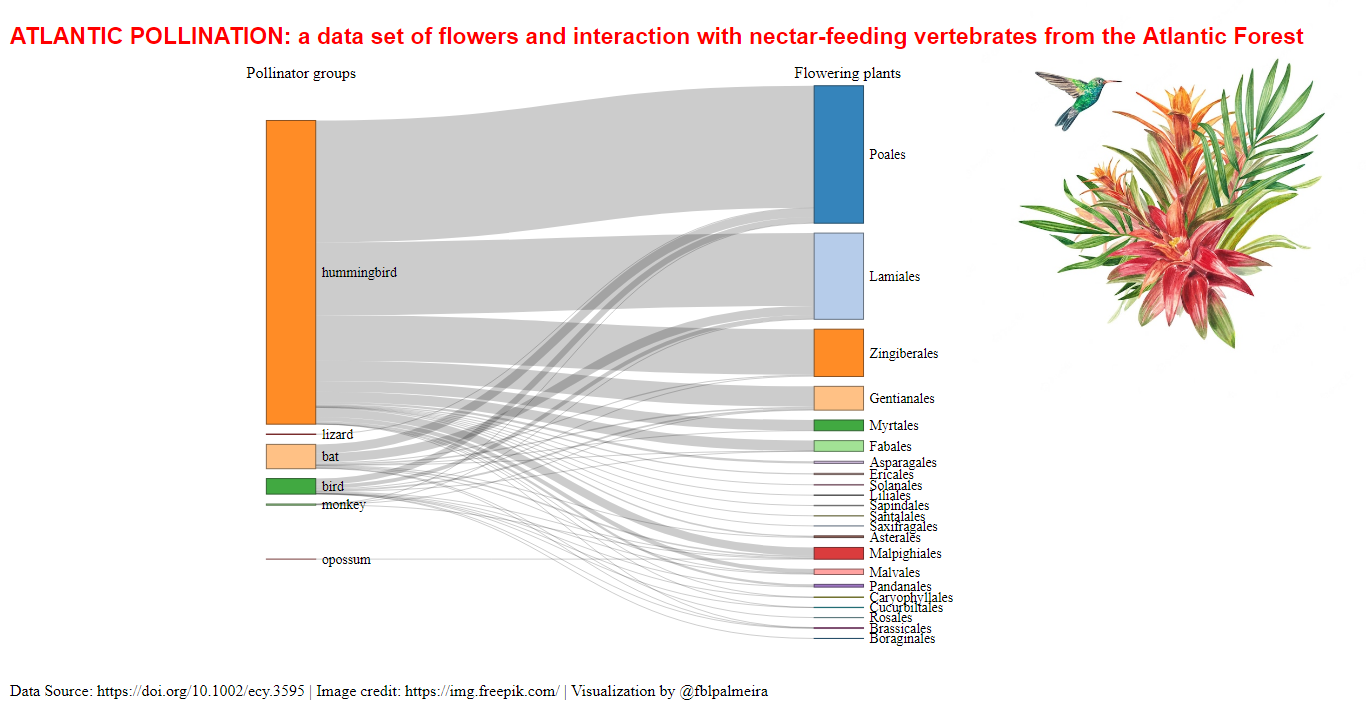

The R source for this figure:
y1 <- read.csv("ATLANTIC-floverint_int.csv", sep = ";")
y2 <- read.csv("ATLANTIC-floverint_plant.csv", sep = ";")

library(zoo)

y3<-data.frame(y1, cbind(zoo(, 1:nrow(y1)), as.zoo(y2)))
y3<-y3[order(y3$genera_plan_ver,y3$order),]
y3$order<-na.locf(y3$order)

library (dplyr)
library (vcd)

y4 <- y3 %>%
  select(order, pollinator_group) %>% 
  count(order, pollinator_group, sort=T)

library(networkD3)

nodes <- data.frame(
  name=c(as.character(y4$order), 
         as.character(y4$pollinator_group)) %>% unique()
)

y4$order <- match(y4$order, nodes$name)-1 
y4$pollinator_group <- match(y4$pollinator_group, nodes$name)-1

library(sfo)
library(plotly)
library(magrittr)
library(htmlwidgets)
library(htmltools)

# Make the Network
network <- sankeyNetwork(Links = y4, Nodes = nodes,
                   Source = "pollinator_group", Target = "order",
                   Value = "n", NodeID = "name", 
                   sinksRight=FALSE, fontSize = 14, nodeWidth = 50, height = 600, width = 1200)

network <- htmlwidgets::prependContent(network, htmltools::tags$h1("ATLANTIC POLLINATION: a data set of flowers and interaction with nectar-feeding vertebrates from the Atlantic Forest", style = "font-size: 23px"))
network <- htmlwidgets::appendContent(network, htmltools::tags$p("Data Source: https://doi.org/10.1002/ecy.3595 | Image credit: https://img.freepik.com/ | Visualization by @fblpalmeira"))

network <- htmlwidgets::onRender(network, '
  function(el) { 
    var cols_x = this.sankey.nodes().map(d => d.x).filter((v, i, a) => a.indexOf(v) === i).sort(function(a, b){return a - b});
    var labels = ["Pollinator groups", "Flowering plants"];
    cols_x.forEach((d, i) => {
      d3.select(el).select("svg")
        .append("text")
        .attr("x", d)
        .attr("y", 12)
        .text(labels[i]);
    })
  }
')

network <- htmlwidgets::onRender(
  network,
  'function(el, x) { 
    d3.selectAll(".legend text").style("fill", "white");
    d3.select("body").style("background-color", "white");
    d3.select("h1").style("color", "red").style("font-family", "sans-serif");
    d3.select("body")
      .style("background-image", "url(https://img.freepik.com/free-photo/tropical-bromeliad-plant-with-red-leaves-hummingbird-painted-watercolor-illustration-is-highlighted-white-background-spring-summer-flower-wedding-invitations-postcards_615930-32.jpg?w=740)")
      .style("background-repeat", "no-repeat")
      .style("background-position", "right top")
      .style("background-size", "400px");
  }'
)

network

saveNetwork(network, "network.html", selfcontained = TRUE)
